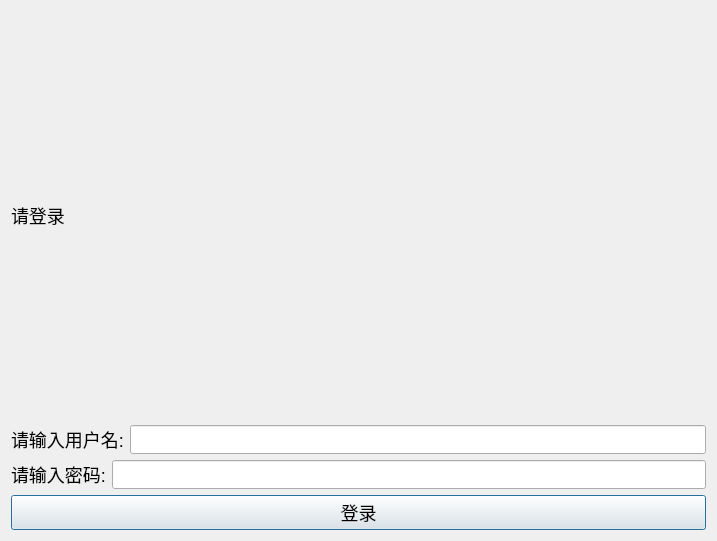
<?xml version="1.0" encoding="UTF-8"?>
<ui version="4.0">
 <class>Login</class>
 <widget class="QDialog" name="Login">
  <property name="geometry">
   <rect>
    <x>0</x>
    <y>0</y>
    <width>717</width>
    <height>541</height>
   </rect>
  </property>
  <property name="windowTitle">
   <string>登陆表</string>
  </property>
  <property name="styleSheet">
   <string notr="true">* {
	font-size:18px;
}</string>
  </property>
  <layout class="QVBoxLayout" name="verticalLayout">
   <item>
    <widget class="QLabel" name="label">
     <property name="text">
      <string>请登录</string>
     </property>
    </widget>
   </item>
   <item>
    <layout class="QHBoxLayout" name="horizontalLayout">
     <item>
      <widget class="QLabel" name="label_2">
       <property name="text">
        <string>请输入用户名:</string>
       </property>
      </widget>
     </item>
     <item>
      <widget class="QLineEdit" name="lineEdit_username"/>
     </item>
    </layout>
   </item>
   <item>
    <layout class="QHBoxLayout" name="horizontalLayout_2">
     <item>
      <widget class="QLabel" name="label_3">
       <property name="text">
        <string>请输入密码:</string>
       </property>
      </widget>
     </item>
     <item>
      <widget class="QLineEdit" name="lineEdit_password"/>
     </item>
    </layout>
   </item>
   <item>
    <widget class="QPushButton" name="pushButton_login">
     <property name="text">
      <string>登录</string>
     </property>
    </widget>
   </item>
  </layout>
 </widget>
 <resources/>
 <connections/>
</ui>
